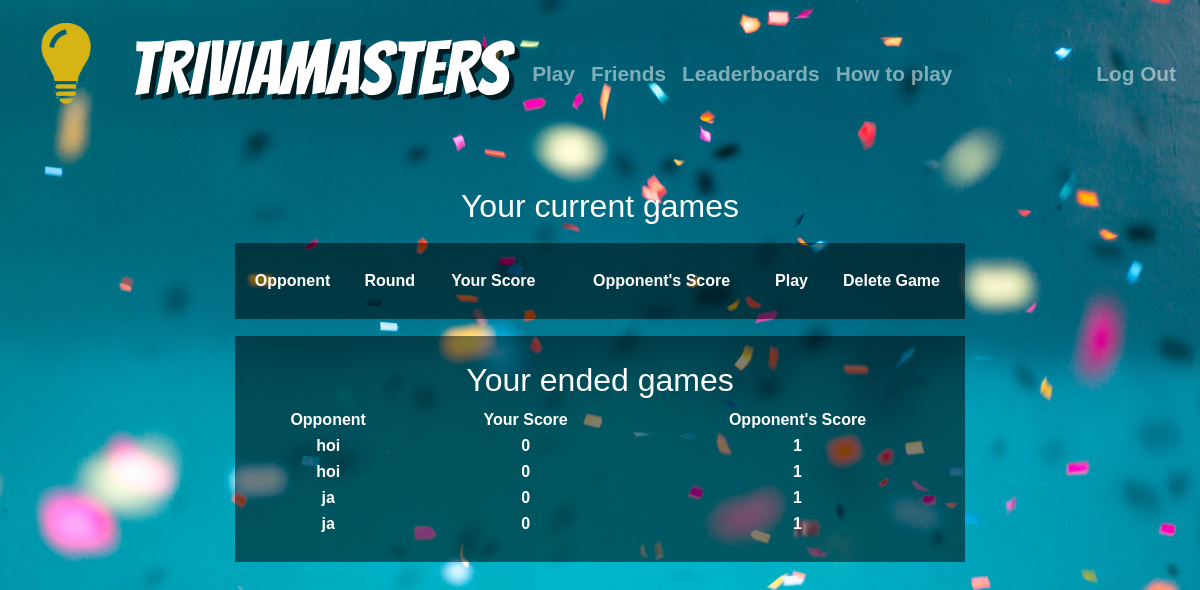
The page /userpage (signed in) on the database as committed earlier.
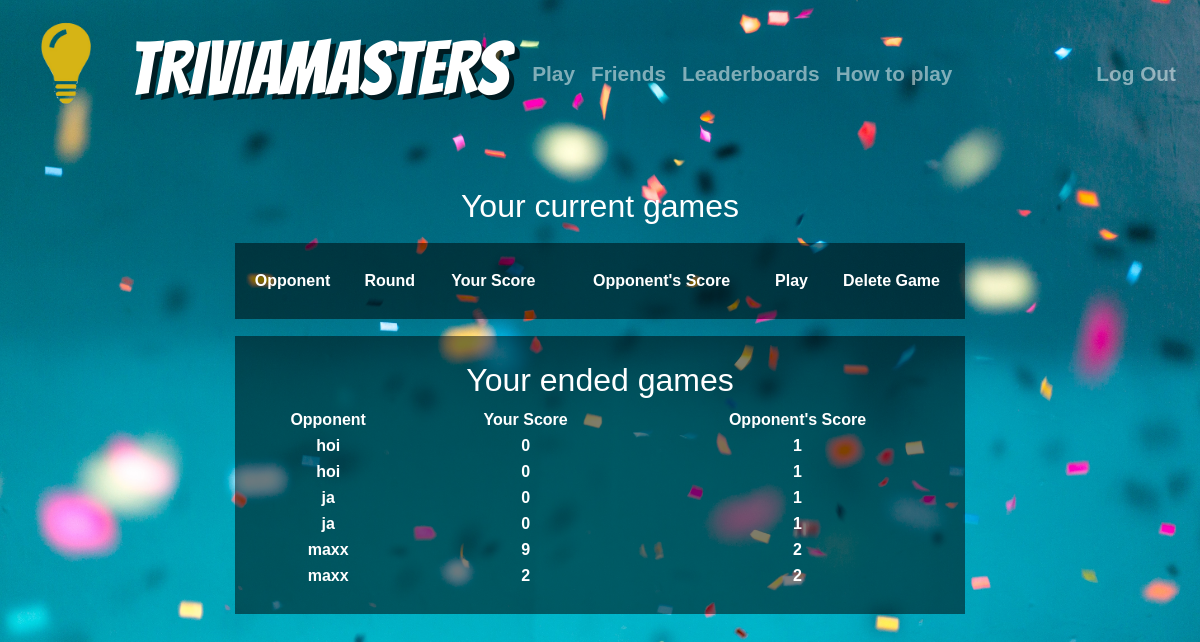
The same page on the database as committed later.
### tables this page shows
CREATE TABLE 'ended' ('username' , 'opponent' , 'score_1' , 'score_2' ,'gameid' integer);

### application.py (the view)
@app.route("/userpage", methods=["GET", "POST"])
@login_required
def userpage():
    if request.method == "GET":
        username = user()
        opponent = username
        row = []
        game1 = db.execute("SELECT * FROM game WHERE username= :username", username=username)
        game = db.execute("SELECT * FROM game WHERE opponent= :opponent", opponent=opponent)
        for i in game1:
            row.append((i["opponent"],i["round"], i["score_1"], i["score_2"], i["gameid"]))
        for i in game:
            row.append((i["username"],i["round"], i["score_2"], i["score_1"], i["gameid"]))
        session["score"] = 0
        session["question"] = 0
        session["streak"] = 0
        ended = []
        end1 = db.execute("SELECT * FROM ended WHERE username= :username", username=username)
        end2 = db.execute("SELECT * FROM ended WHERE opponent= :opponent", opponent=opponent)
        for i in end1:
            a = [i["opponent"], i["score_1"], i["score_2"]]
            ended.append(a)
        for i in end2:
            a= [i["username"], i["score_2"], i["score_1"]]
            ended.append(a)
        return render_template("userpage.html", row=row, ended=ended)
    else:
        return render_template("userpage.html")

### application.py (called while the page is built)
@app.after_request
def after_request(response):
    response.headers["Cache-Control"] = "no-cache, no-store, must-revalidate"
    response.headers["Expires"] = 0
    response.headers["Pragma"] = "no-cache"
    return response

### helpers.py (called while the page is built)
def login_required(f):
    @wraps(f)
    def decorated_function(*args, **kwargs):
        if session.get("user_id") is None:
            return redirect("/login")
        return f(*args, **kwargs)
    return decorated_function

def user():
    id = session["user_id"]
    username = db.execute("SELECT username FROM users WHERE id = :id", id=id)[0]["username"]
    return username

### templates/userpage.html (shortened to what this page needs)
{% extends "layout.html" %}
{% block main %}
<div>
<h2>Your current games</h2>
</div>
    <field>
        <table style="width:100%" action="/friends" method="get">
          <tr>
            <th>Opponent</th>
            <th>Round</th>
            <th>Your Score</th>
            <th>Opponent's Score</th>
            <th>Play</th>
            <th>Delete Game</th>
          </tr>
        </table>
    </field>
    <field>
        <h2> Your ended games</h2>
        <table style="width:100%" action="/friends" method="get">
          <tr>
            <th>Opponent</th>
            <th>Your Score</th>
            <th>Opponent's Score</th>
          </tr>
            {% for data in ended %}
              <tr>
                <td>{{data[0]}}</td>
                 <td>{{data[1]}}</td>
                  <td>{{data[2]}}</td>
          </tr>
        {%endfor %}
        </table>
    </field>
{% endblock %}

Rows that differ between the two databases and show on the page:
added ended: opponent "maxx", score_1 "9", score_2 "2"
added ended: opponent "maxx", data "2", score_1 "2"
